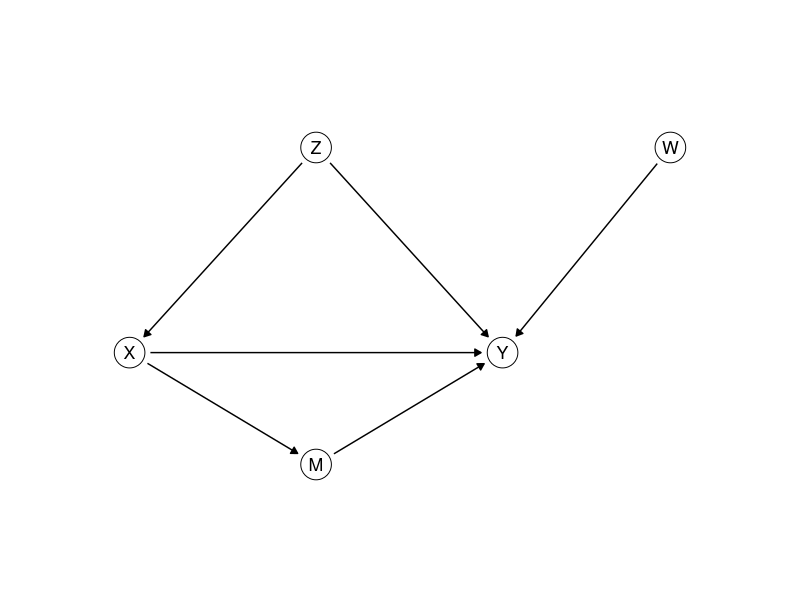

Recreate this plot in R.
## ---- chunk 1
library(ggplot2)
library(dplyr)
theme_set(theme_minimal())

# Causal graphs: letters in circles, one panel per value of `panel`. A circle's size is
# fixed on the page, in inches, while the figure's size decides how many inches a data
# unit is. draw_dag measures both on the graphics device open when it is called, and
# stops every arrow `gap` inches short of the circles.
draw_dag <- function(nodes, edges, xlim = c(-0.5, 2.5), ylim = c(-0.4, 1.4), gap = 0.05) {
  if (!"panel" %in% names(nodes)) { nodes$panel <- ""; edges$panel <- "" }
  dot <- 10; stroke <- 0.5; lw <- 0.5
  p <- ggplot() +
    geom_point(data = nodes, aes(x, y), size = dot, shape = 21, fill = "white", stroke = stroke) +
    geom_text(data = nodes, aes(x, y, label = name), size = 4.5) +
    facet_wrap(~ panel, nrow = 1) +
    coord_fixed(xlim = xlim, ylim = ylim) +
    theme_void()
  # inches per data unit: the panels share what the strips and spacing leave of the figure
  inch <- function(u, f) f(u, "in", valueOnly = TRUE)
  g <- ggplotGrob(p)
  pp <- ggplot_build(p)$layout$panel_params[[1]]
  per_unit <- min((dev.size("in")[1] - sum(inch(g$widths, grid::convertWidth))) /
                    (length(unique(nodes$panel)) * diff(pp$x.range)),
                  (dev.size("in")[2] - sum(inch(g$heights, grid::convertHeight))) / diff(pp$y.range))
  # R draws a circle of radius 0.375 times its font size (shape 21); outline included
  r <- 0.375 * (dot * .pt + stroke * .stroke / 2) / 72 + stroke * .stroke / 2 / 96 / 2
  e <- edges |>
    left_join(nodes, by = c("panel", "from" = "name")) |> rename(x0 = x, y0 = y) |>
    left_join(nodes, by = c("panel", "to" = "name")) |>
    mutate(len = sqrt((x - x0)^2 + (y - y0)^2), ux = (x - x0) / len, uy = (y - y0) / len,
           # the end also clears half the line width, which the rounded tip adds
           s0 = (r + gap) / per_unit, s1 = (r + gap + lw * .pt / 96 / 2) / per_unit,
           xs = x0 + s0 * ux, ys = y0 + s0 * uy, xe = x - s1 * ux, ye = y - s1 * uy)
  p + geom_segment(data = e, aes(x = xs, y = ys, xend = xe, yend = ye),
                   arrow = arrow(length = unit(0.18, "cm"), type = "closed"), linewidth = lw)
}
## ---- chunk 2
draw_dag(data.frame(name = c("Z", "X", "M", "Y", "W"),
                    x = c(1, 0, 1, 2, 2.9), y = c(1.1, 0, -0.6, 0, 1.1)),
         data.frame(from = c("Z", "Z", "X", "M", "X", "W"),
                    to = c("X", "Y", "M", "Y", "Y", "Y")),
         xlim = c(-0.5, 3.4), ylim = c(-0.9, 1.4))
## ---- chunk 3
n <- 10000
# program 1: X causes Y
X1 <- rnorm(n); Y1 <- 2 * X1 + rnorm(n)
# program 2: Z causes both
Z2 <- rnorm(n); X2 <- Z2 + rnorm(n); Y2 <- Z2 + rnorm(n)
# program 3: X causes Y through M
X3 <- sqrt(2) * rnorm(n); M3 <- X3 + sqrt(2) * rnorm(n); Y3 <- 0.5 * M3 + rnorm(n)
## ---- chunk 4
cells <- data.frame(Z = c(1, 1, 0, 0), X = c(1, 0, 1, 0),
                    n = c(150, 50, 100, 700), left = c(45, 20, 5, 70))
customers <- bind_rows(
  cells |> mutate(Y = 1, count = left),
  cells |> mutate(Y = 0, count = n - left)
) |>
  select(Z, X, Y, count) |>
  tidyr::uncount(count)
nrow(customers)
